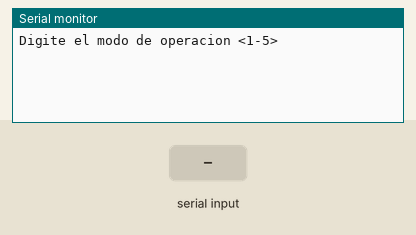
This sketch was run on a simulated Arduino Uno, built with avr-gcc and run on an emulated ATmega328P. Shown: the last lines printed to the serial monitor. The test bench sets the inputs (shaded band).

Above: at 1.2 s.
1.3 s: "1" received over Serial
At 2.1 s:
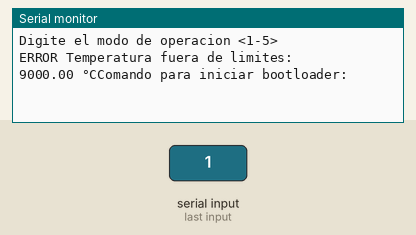
At 4.0 s:
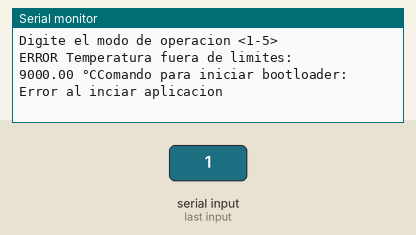

The sketch:

Pruebas_Ivan.ino
```cpp
#include "lib.h"

void setup(){
  Serial.begin(9600);
}

void loop(){
  Serial.println("");
  Serial.println("Digite el modo de operacion <1-5> ");

  while (Serial.available() == 0){
  }
  airquality3_set_environment_data(80); //Dato ideal para una temperatura de 9 °C según data sheet
  airquality3_set_baseline();
  airquality3_set_measurement_mode(48);
}

//hola
```

lib.cpp
```cpp
#include "lib.h"
#include <Arduino.h>

//----------------------------------------------------------
//  Funcion para establecer un valor de temperatura adecuado
//----------------------------------------------------------

void airquality3_set_environment_data (float fntc_steps){
  float T;

  //Ecuacion para calcular temperatura
  T = 5000 + fntc_steps*50;
  if(-5 > T > 50){
    Serial.println("Temperatura normal: ");
    Serial.print(T);
    Serial.print(" °C");
  }

  //La temperatura ambiente no es la adecuada para el sensor
  else{
    Serial.println("ERROR Temperatura fuera de limites: ");
    Serial.print(T);
    Serial.print(" °C");
  }
}

//------------------------------------------------------------
//  Funcion que escribe comando de inicializacion de booloader
//------------------------------------------------------------

void airquality3_set_baseline(){

  Serial.println("Comando para iniciar bootloader: ");
  while (Serial.available() == 0) {}
  Serial.readString();

  // Si el comando se escribio inicie app, sino, imprima error
  if (Serial.readString() == "airquality3_set_baseline") {
    Serial.println("Iniciando aplicacion adecuadamente");
  }
  else {
    Serial.println("Error al inciar aplicacion");
  }
}

//-------------------------------------------------------
//  Funcion para correcion de linea de base en mediciones
//-------------------------------------------------------

void airquality3_set_measurement_mode(int horas_uso){

  while(horas_uso > 24)
  {  //24 horas

    //Durante las primeras 500 horas (5 representa 500), ajuste la linea de base cada 24-48 horas
    for(int i; i<=5; i++){
      Serial.println("Actualice la linea de base para mediciones de CO2 y TVOC");
      delay(480); // Simula las 48 horas para mandar mensaje de actualizacion
    }
  }
}
```

lib.h
```cpp
#ifndef _LIB //cambiar a un include
#define _LIB
#include <Arduino.h>

  void airquality3_set_environment_data(float fntc_steps);
  void airquality3_set_baseline();
  void airquality3_set_measurement_mode(int horas_uso);

#endif

//hola
```

Measured:
- after the input at 1.3 s, the serial monitor: prints a new line at once (image 1)
